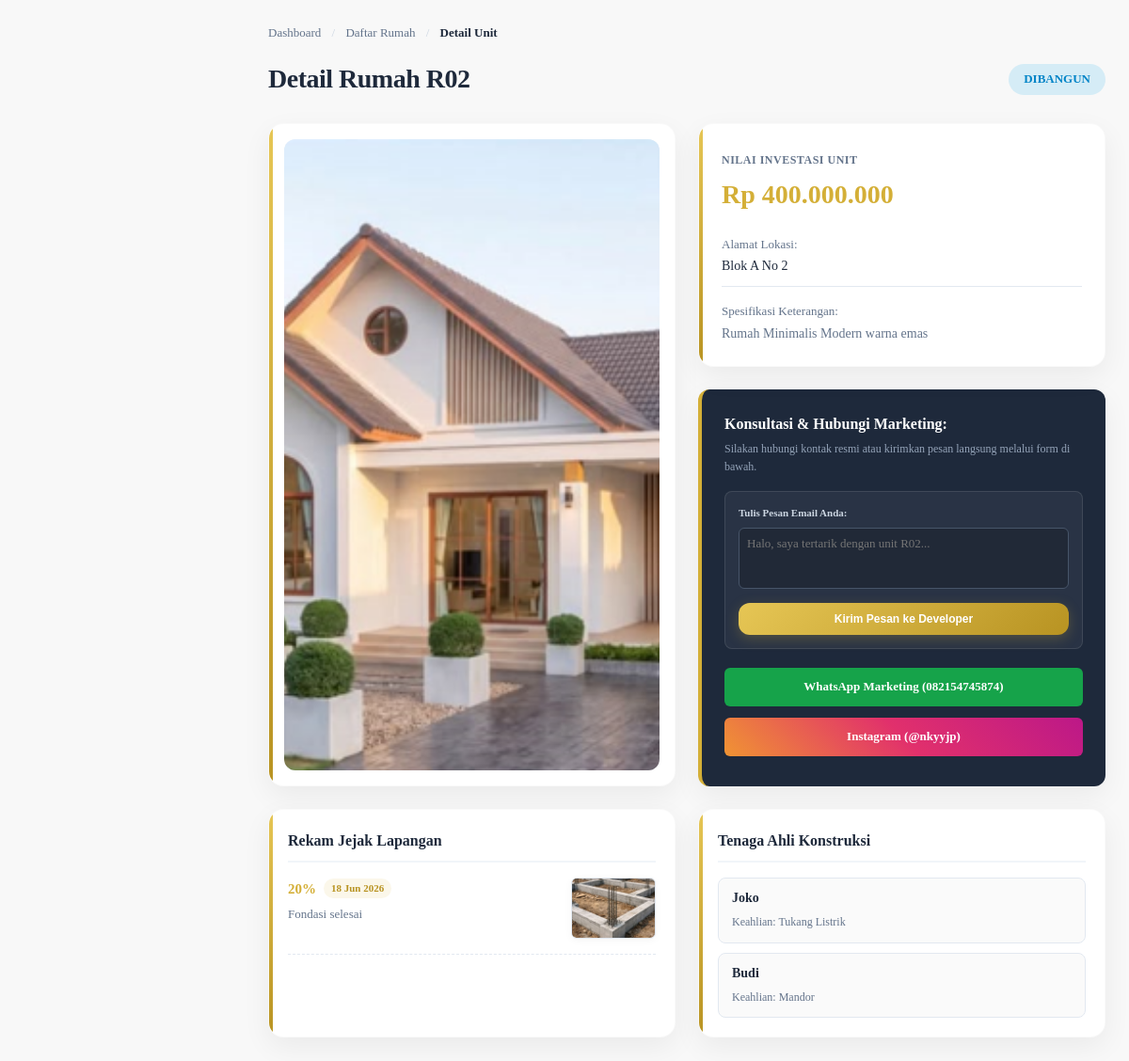
Screenshot of /user/detail_rumah.php?id=3 with the database file from the repository.
### tables this page shows
CREATE TABLE `rumah` (
  `id_rumah` int(11) NOT NULL,
  `kode_rumah` varchar(10) NOT NULL,
  `alamat` text NOT NULL,
  `luas_tanah` int(11) NOT NULL,
  `luas_bangunan` int(11) NOT NULL,
  `jumlah_kamar` int(11) NOT NULL,
  `jumlah_kamar_mandi` int(11) NOT NULL,
  `harga` bigint(20) NOT NULL,
  `status` enum('tersedia','dipesan','dibangun','terjual') DEFAULT 'tersedia',
  `foto_rumah` varchar(255) DEFAULT NULL,
  `denah_rumah` varchar(255) DEFAULT NULL,
  `deskripsi` text DEFAULT NULL,
  `posisi_x` int(11) DEFAULT 0,
  `posisi_y` int(11) DEFAULT 0
);

CREATE TABLE `progress_pembangunan` (
  `id_progress` int(11) NOT NULL,
  `id_rumah` int(11) NOT NULL,
  `persentase` int(11) NOT NULL,
  `status_progress` enum('belum_dimulai','berjalan','selesai') DEFAULT 'berjalan',
  `deskripsi` text DEFAULT NULL,
  `foto_progress` varchar(255) DEFAULT NULL,
  `tanggal_progress` date DEFAULT NULL
);

CREATE TABLE `tukang` (
  `id_tukang` int(11) NOT NULL,
  `nama_tukang` varchar(100) NOT NULL,
  `spesialisasi` varchar(100) DEFAULT NULL,
  `no_hp` varchar(20) DEFAULT NULL,
  `alamat` text DEFAULT NULL,
  `foto_profil` varchar(255) DEFAULT NULL
);

### user/detail_rumah.php (the view, shortened to what this page needs)
<?php
include '../config/koneksi.php';
$id = $_GET['id'];
$rumah = mysqli_query($conn,"
    SELECT * FROM rumah
    WHERE id_rumah='$id'
");
$data = mysqli_fetch_assoc($rumah);
$progress = mysqli_query($conn,"
    SELECT * FROM progress_pembangunan
    WHERE id_rumah='$id'
    ORDER BY tanggal_progress DESC
");
$tukang = mysqli_query($conn,"
    SELECT tukang.* FROM penugasan_tukang
    JOIN tukang ON penugasan_tukang.id_tukang = tukang.id_tukang
    WHERE penugasan_tukang.id_rumah='$id'
");
$status = strtolower($data['status']);
$current_dir = basename(dirname($_SERVER['PHP_SELF']));
$back_link = ($current_dir == 'user') ? 'rumah_user.php' : 'rumah.php';
?>
<!DOCTYPE html>
<html lang="id">
<head>
    <link rel="stylesheet" href="../css/style.css">
</head>
<body>
<div class="content">
    <div class="breadcrumb">
        <a href="dashboard.php" style="text-decoration: none; color: #64748b;">Dashboard</a>
        <span style="margin: 0 8px; color: #cbd5e1;">/</span>
        <a href="<?= $back_link; ?>" style="text-decoration: none; color: #64748b;">Daftar Rumah</a>
        <span style="margin: 0 8px; color: #cbd5e1;">/</span>
        <span style="color: #1e293b; font-weight: 600;">Detail Unit</span>
    </div>
    <div class="header-title-container" style="display: flex; justify-content: space-between; align-items: center; margin-bottom: 24px; flex-wrap: wrap; gap: 16px;">
        <div>
            <h2 style="font-size: 28px; font-weight: 700; color: #1e293b; letter-spacing: -0.5px; margin: 0;">
                Detail Rumah <?= $data['kode_rumah']; ?>
            </h2>
        </div>
        <?php
        $badgeBg = "rgba(148, 163, 184, 0.15)"; $badgeColor = "#64748b";
        if($status == 'tersedia') { $badgeBg = "rgba(16, 185, 129, 0.15)"; $badgeColor = "#059669"; }
        elseif($status == 'dipesan') { $badgeBg = "rgba(244, 63, 94, 0.15)"; $badgeColor = "#e11d48"; }
        elseif($status == 'dibangun') { $badgeBg = "rgba(14, 165, 233, 0.15)"; $badgeColor = "#0284c7"; }
        ?>
        <span class="badge" style="background: <?= $badgeBg; ?>; color: <?= $badgeColor; ?>; padding: 6px 16px; font-size: 13px; text-transform: uppercase;">
            <?= $data['status']; ?>
        </span>
    </div>
    <div class="detail-grid-top">
        <div class="card" style="padding: 16px; background: white; display: flex; align-items: center; justify-content: center; min-height: 300px; box-sizing: border-box; margin: 0;">
            <div style="width: 100%; height: 100%; min-height: 250px; border-radius: var(--radius-md); overflow: hidden; background: #f1f5f9;">
                <?php if(!empty($data['foto_rumah']) && file_exists("../uploads/rumah/".$data['foto_rumah'])): ?>
                    <img src="../uploads/rumah/<?= $data['foto_rumah']; ?>" style="width: 100%; height: 100%; object-fit: cover; display: block;">
                <?php else: ?>
                    <img src="https://images.unsplash.com/photo-1600585154340-be6161a56a0c?auto=format&fit=crop&w=800&q=80" style="width: 100%; height: 100%; object-fit: cover; display: block;">
                <?php endif; ?>
            </div>
        </div>
        <div style="display: flex; flex-direction: column; gap: 24px;">
            <div class="card" style="background: white; padding: 24px; margin: 0; height: auto !important; box-sizing: border-box;">
                <span style="font-size: 12px; font-weight: 700; color: #64748b; text-transform: uppercase; letter-spacing: 0.5px;">Nilai Investasi Unit</span>
                <h3 style="font-size: 28px; font-weight: 700; color: var(--primary-gold); margin: 4px 0 20px 0;">
                    Rp <?= number_format($data['harga'], 0, ',', '.'); ?>
                </h3>
                <div style="margin-bottom: 16px; border-bottom: 1px solid var(--border-color); padding-bottom: 12px;">
                    <span style="font-size: 13px; color: #64748b; display: block; margin-bottom: 2px;">Alamat Lokasi:</span>
                    <p style="font-size: 14px; color: #1e293b; margin: 0; font-weight: 500; line-height: 1.4;"><?= $data['alamat']; ?></p>
                </div>
                <div>
                    <span style="font-size: 13px; color: #64748b; display: block; margin-bottom: 2px;">Spesifikasi Keterangan:</span>
                    <p style="font-size: 14px; color: #64748b; margin: 0; line-height: 1.5;"><?= !empty($data['deskripsi']) ? $data['deskripsi'] : 'Unit properti eksklusif SIMPERUM.'; ?></p>
                </div>
            </div>
            <div class="marketing-card" style="background: #1e293b; color: white; padding: 24px 24px 32px 24px; margin: 0; border-left: 4px solid #d4af37; box-sizing: border-box; height: auto !important; min-height: fit-content; border-radius: var(--radius-md); box-shadow: var(--shadow-md);">
                <h4 style="margin: 0 0 4px 0; font-size: 16px; font-weight: 700; color: white;">Konsultasi & Hubungi Marketing:</h4>
                <?php if($status == 'tersedia' || $status == 'dibangun'): ?>
                    <p style="color: #94a3b8; font-size: 12px; margin: 0 0 16px 0;">Silakan hubungi kontak resmi atau kirimkan pesan langsung melalui form di bawah.</p>
                    <div style="background: rgba(255,255,255,0.05); padding: 14px; border-radius: 8px; border: 1px solid rgba(255,255,255,0.1); margin-bottom: 20px; box-sizing: border-box;">
                        <label style="font-size: 11px; color: #cbd5e1; display: block; font-weight: 600; margin-bottom: 6px;">Tulis Pesan Email Anda:</label>
                        <textarea id="pesanEmail" style="width: 100%; height: 65px; background: rgba(0,0,0,0.2); border: 1px solid #475569; color: white; border-radius: 6px; padding: 8px; font-size: 13px; margin: 0 0 8px 0; font-family: inherit; resize: none; box-sizing: border-box;" placeholder="Halo, saya tertarik dengan unit <?= $data['kode_rumah']; ?>..."></textarea>
                        <button type="button" class="btn" style="width: 100%; font-size: 12px; padding: 10px; background: var(--gold-gradient); color: white; border: none; font-weight: 600; cursor: pointer; display: block; box-sizing: border-box;" onclick="kirimEmailKeDeveloper('<?= $data['kode_rumah']; ?>')">
                            Kirim Pesan ke Developer
                        </button>
                    </div>
                    <div style="display: block; margin-top: 10px; clear: both;">
                        <a href="https://wa.me/6282154745874" target="_blank" style="display: block; width: 100%; background: #16a34a; color: white; text-align: center; font-size: 13px; font-weight: 600; padding: 10px 0; text-decoration: none; border-radius: 6px; margin-bottom: 12px; border: none; box-sizing: border-box; font-family: inherit;">
                            WhatsApp Marketing (082154745874)
                        </a>
                        <a href="https://instagram.com/nkyyjp" target="_blank" style="display: block; width: 100%; background: linear-gradient(45deg, #f09433, #e1306c, #bc1888); color: white; text-align: center; font-size: 13px; font-weight: 600; padding: 10px 0; text-decoration: none; border-radius: 6px; border: none; box-sizing: border-box; font-family: inherit;">
                            Instagram (@nkyyjp)
                        </a>
                    </div>
                <?php endif; ?>
            </div>
        </div>
    </div>
    <?php if($status != 'tersedia' && $status != 'terjual'): ?>
        <div class="detail-grid-bottom">
            <div class="card" style="background: white; padding: 20px; box-sizing: border-box; margin: 0;">
                <h3 style="font-size: 16px; font-weight: 700; color: #1e293b; margin-top: 0; margin-bottom: 16px; border-bottom: 2px solid #f1f5f9; padding-bottom: 8px;">
                    Rekam Jejak Lapangan
                </h3>
                <?php
                if(mysqli_num_rows($progress) > 0) {
                    while($p = mysqli_fetch_assoc($progress)) {
                ?>
                    <div style="margin-bottom: 16px; padding-bottom: 16px; border-bottom: 1px dashed var(--border-color); display: flex; justify-content: space-between; align-items: flex-start; gap: 16px;">
                        <div style="flex: 1;">
                            <div style="display: flex; align-items: center; gap: 8px; margin-bottom: 6px;">
                                <span style="font-weight: 700; color: var(--primary-gold); font-size: 15px;"><?= $p['persentase']; ?>%</span>
                                <span style="font-size: 11px; background: rgba(212,175,55,0.1); color: #b89322; padding: 2px 8px; border-radius: 20px; font-weight: 600;">
                                    <?= isset($p['tanggal_progress']) ? date('d M Y', strtotime($p['tanggal_progress'])) : 'Log'; ?>
                                </span>
                            </div>
                            <p style="font-size: 13px; color: #64748b; margin: 0; line-height: 1.4; word-break: break-word;"><?= $p['deskripsi']; ?></p>
                        </div>
                        <div style="width: 90px; height: 65px; border-radius: 6px; overflow: hidden; border: 1px solid var(--border-color); background: #f1f5f9; flex-shrink: 0; box-shadow: var(--shadow-sm);">
                            <?php
                            $log_img_path = "../uploads/progress/" . $p['foto_progress'];
                            if(!empty($p['foto_progress']) && file_exists($log_img_path)):
                            ?>
                                <img src="<?= $log_img_path; ?>" style="width: 100%; height: 100%; object-fit: cover; display: block;">
                            <?php else: ?>
                                <img src="https://images.unsplash.com/photo-1541888946425-d81bb19240f5?auto=format&fit=crop&w=100&q=80" style="width: 100%; height: 100%; object-fit: cover; display: block;">
                            <?php endif; ?>
                        </div>
                    </div>
                <?php
                    }
                } else {
                    echo '<p style="font-size:13px; color:#94a3b8; font-style:italic; margin:0;">Belum ada update progress.</p>';
                }
                ?>
            </div>
            <div class="card" style="background: white; padding: 20px; box-sizing: border-box; margin: 0;">
                <h3 style="font-size: 16px; font-weight: 700; color: #1e293b; margin-top: 0; margin-bottom: 16px; border-bottom: 2px solid #f1f5f9; padding-bottom: 8px;">
                    Tenaga Ahli Konstruksi
                </h3>
                <div style="display: flex; flex-direction: column; gap: 10px;">
                <?php
                if(mysqli_num_rows($tukang) > 0) {
                    while($t = mysqli_fetch_assoc($tukang)) {
                ?>
                    <div style="display: flex; align-items: center; justify-content: space-between; background: #fafafa; padding: 10px 14px; border-radius: var(--radius-sm); border: 1px solid var(--border-color);">
                        <div>
                            <strong style="font-size: 14px; color: #1e293b; display: block;"><?= $t['nama_tukang']; ?></strong>
                            <span style="font-size: 12px; color: #64748b;">Keahlian: <?= $t['spesialisasi']; ?></span>
                        </div>
                    </div>
                <?php
                    }
                } else {
                    echo '<p style="font-size:13px; color:#94a3b8; font-style:italic; margin:0;">Tidak ada penugasan pekerja aktif.</p>';
                }
                ?>
                </div>
            </div>
        </div>
    <?php endif; ?>
</div>
</body>
</html>

### css/style.css (style rules this page uses)
:root { --primary-gold: #d4af37; --gold-gradient: linear-gradient(135deg, #e6c655, #b89322); --gold-light: rgba(212, 175, 55, 0.1); --text-main: #1e293b; --text-muted: #64748b; --bg-main: #f8fafc; --bg-card: #ffffff; --border-color: #e2e8f0; --radius-sm: 8px; --radius-md: 12px; --radius-lg: 16px; --shadow-sm: 0 2px 8px rgba(0, 0, 0, 0.04); --shadow-md: 0 10px 30px rgba(0, 0, 0, 0.06); --shadow-lg: 0 20px 40px rgba(212, 175, 55, 0.12); }
* { box-sizing: border-box; margin: 0; padding: 0; }
body { font-family: 'Plus Jakarta Sans', 'Segoe UI', sans-serif; background-color: var(--bg-main); color: var(--text-main); line-height: 1.6; -webkit-font-smoothing: antialiased; }
.content { margin-left: 260px; padding: 40px; }
.card { background: var(--bg-card); border-radius: var(--radius-lg); padding: 24px; box-shadow: var(--shadow-md); border: 1px solid rgba(0, 0, 0, 0.02); position: relative; overflow: hidden; margin-bottom: 24px; transition: all 0.3s cubic-bezier(0.4, 0, 0.2, 1); }
.card::before { content: ''; position: absolute; top: 0; left: 0; width: 4px; height: 100%; background: var(--gold-gradient); }
.btn { display: inline-flex; align-items: center; justify-content: center; padding: 12px 24px; border-radius: var(--radius-md); background: var(--gold-gradient); color: #ffffff; text-decoration: none; font-weight: 600; font-size: 14px; border: none; cursor: pointer; box-shadow: 0 4px 14px rgba(212, 175, 55, 0.25); transition: all 0.3s cubic-bezier(0.4, 0, 0.2, 1); }
input, select, textarea { width: 100%; padding: 12px 16px; margin-top: 8px; border-radius: var(--radius-md); border: 1px solid var(--border-color); outline: none; background: var(--bg-card); font-family: inherit; font-size: 14px; color: var(--text-main); transition: all 0.2s ease; }
.breadcrumb { font-size: 13px; font-weight: 500; color: var(--text-muted); margin-bottom: 16px; }
.badge { display: inline-block; padding: 4px 12px; background: var(--gold-light); color: var(--primary-gold); border-radius: 100px; font-size: 12px; font-weight: 600; }

### user/detail_rumah.php (style rules this page uses)
body { margin: 0; background: #f8f8f8; font-family: inherit; }
.content { padding: 25px; box-sizing: border-box; }
.detail-grid-top { display: grid; grid-template-columns: repeat(auto-fit, minmax(320px, 1fr)); gap: 24px; margin-bottom: 24px; }
.detail-grid-bottom { display: grid; grid-template-columns: repeat(auto-fit, minmax(320px, 1fr)); gap: 24px; }

### rows the page displays
rumah: kode_rumah "R02", status "DIBANGUN", foto_rumah (picture), harga "400.000.000", alamat "Blok A No 2", deskripsi "Rumah Minimalis Modern warna emas", kode_rumah "Halo, saya tertarik dengan unit R02..."
progress_pembangunan: persentase "20", tanggal_progress "18 Jun 2026", deskripsi "Fondasi selesai", foto_progress (picture)
tukang: nama_tukang "Joko", spesialisasi "Tukang Listrik"
tukang: nama_tukang "Budi", spesialisasi "Mandor"
